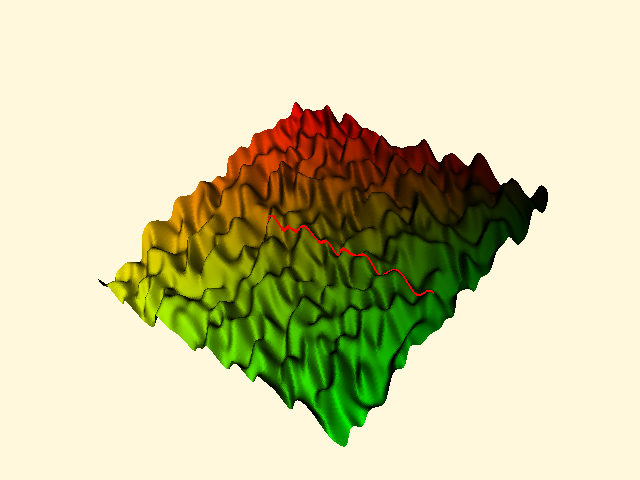

The Python source for this figure:
#!/usr/bin/env python

# Create a random topography mesh, smooth it with loop subdivision,
# trace a spline line on the surface using vtkCellLocator intersections.

# Factory overrides: importing these modules registers the OpenGL rendering
# and interaction style implementations for vtkRenderingCore factory classes.
import vtkmodules.vtkInteractionStyle  # noqa: F401
import vtkmodules.vtkRenderingOpenGL2  # noqa: F401
# VTK pipeline classes used in this example
import numpy as np
from vtkmodules.vtkCommonComputationalGeometry import vtkParametricSpline
from vtkmodules.vtkCommonCore import (
    mutable,
    vtkPoints,
    vtkUnsignedCharArray,
)
from vtkmodules.vtkCommonDataModel import (
    vtkCellArray,
    vtkCellLocator,
    vtkPolyData,
    vtkTriangle,
)
from vtkmodules.vtkFiltersCore import vtkCleanPolyData
from vtkmodules.vtkFiltersModeling import vtkLoopSubdivisionFilter
from vtkmodules.vtkFiltersSources import vtkParametricFunctionSource
from vtkmodules.vtkRenderingCore import (
    vtkActor,
    vtkPolyDataMapper,
    vtkRenderWindow,
    vtkRenderWindowInteractor,
    vtkRenderer,
)

# Colors (normalized RGB)
red_rgb = (1.0, 0.0, 0.0)
cornsilk_rgb = (1.0, 0.973, 0.863)

# Topography: generate a 32 x 32 random height field
size = 32
np.random.seed(3)
topography = np.random.randint(0, 5, (size, size))

# Mesh: build triangulated surface from the height field with per-vertex color
vertex_colors = vtkUnsignedCharArray()
vertex_colors.SetNumberOfComponents(3)
points = vtkPoints()
triangles = vtkCellArray()

count = 0
for i in range(size - 1):
    for j in range(size - 1):
        z1 = topography[i][j]
        z2 = topography[i][j + 1]
        z3 = topography[i + 1][j]

        points.InsertNextPoint(i, j, z1)
        points.InsertNextPoint(i, (j + 1), z2)
        points.InsertNextPoint((i + 1), j, z3)

        triangle = vtkTriangle()
        triangle.GetPointIds().SetId(0, count)
        triangle.GetPointIds().SetId(1, count + 1)
        triangle.GetPointIds().SetId(2, count + 2)
        triangles.InsertNextCell(triangle)

        z1 = topography[i][j + 1]
        z2 = topography[i + 1][j + 1]
        z3 = topography[i + 1][j]

        points.InsertNextPoint(i, (j + 1), z1)
        points.InsertNextPoint((i + 1), (j + 1), z2)
        points.InsertNextPoint((i + 1), j, z3)

        triangle = vtkTriangle()
        triangle.GetPointIds().SetId(0, count + 3)
        triangle.GetPointIds().SetId(1, count + 4)
        triangle.GetPointIds().SetId(2, count + 5)
        triangles.InsertNextCell(triangle)

        count += 6

        r = [int(i / float(size) * 255), int(j / float(size) * 255), 0]
        for _ in range(6):
            vertex_colors.InsertNextTypedTuple(r)

# PolyData: assemble the triangulated mesh
triangle_polydata = vtkPolyData()
triangle_polydata.SetPoints(points)
triangle_polydata.GetPointData().SetScalars(vertex_colors)
triangle_polydata.SetPolys(triangles)

# Filter: clean the polydata so that edges are shared
clean_filter = vtkCleanPolyData()
clean_filter.SetInputData(triangle_polydata)

# Filter: smooth the mesh with loop subdivision
subdivision_filter = vtkLoopSubdivisionFilter()
subdivision_filter.SetNumberOfSubdivisions(3)
subdivision_filter.SetInputConnection(clean_filter.GetOutputPort())
subdivision_filter.Update()

# Mapper: map the smoothed mesh to graphics primitives
terrain_mapper = vtkPolyDataMapper()
terrain_mapper.SetInputConnection(subdivision_filter.GetOutputPort())

# Actor: assign the terrain mesh
terrain_actor = vtkActor()
terrain_actor.SetMapper(terrain_mapper)
terrain_actor.GetProperty().SetInterpolationToFlat()

# Cell locator: find intersections between vertical lines and the surface
cell_locator = vtkCellLocator()
cell_locator.SetDataSet(subdivision_filter.GetOutput())
cell_locator.BuildLocator()

max_samples = 1000
sample_spacing = 20.0 / max_samples
intersection_tolerance = 0.001

# Intersection: cast vertical lines and collect surface intersection points
intersection_points = vtkPoints()
for i in range(max_samples):
    p1 = [2 + i * sample_spacing, 16, -1]
    p2 = [2 + i * sample_spacing, 16, 6]

    parametric_t = mutable(0)
    intersection_position = [0.0, 0.0, 0.0]
    parametric_coords = [0.0, 0.0, 0.0]
    sub_cell_id = mutable(0)
    cell_locator.IntersectWithLine(p1, p2, intersection_tolerance, parametric_t,
                                   intersection_position, parametric_coords, sub_cell_id)

    intersection_position[2] += 0.01
    intersection_points.InsertNextPoint(intersection_position)

# Spline: fit a parametric spline through the intersection points
parametric_spline = vtkParametricSpline()
parametric_spline.SetPoints(intersection_points)
spline_source = vtkParametricFunctionSource()
spline_source.SetUResolution(max_samples)
spline_source.SetParametricFunction(parametric_spline)

# Mapper: map the spline to graphics primitives
spline_mapper = vtkPolyDataMapper()
spline_mapper.SetInputConnection(spline_source.GetOutputPort())

# Actor: assign the spline line
spline_actor = vtkActor()
spline_actor.SetMapper(spline_mapper)
spline_actor.GetProperty().SetColor(red_rgb)
spline_actor.GetProperty().SetLineWidth(3)

# Renderer: assemble the scene and configure the camera
renderer = vtkRenderer()
renderer.AddActor(terrain_actor)
renderer.AddActor(spline_actor)
renderer.SetBackground(cornsilk_rgb)

# Render window: display the rendered scene
render_window = vtkRenderWindow()
render_window.AddRenderer(renderer)
render_window.SetWindowName("line on mesh")
render_window.SetMultiSamples(0)
render_window.SetSize(640, 480)

# Interactor: handle mouse and keyboard events
render_window_interactor = vtkRenderWindowInteractor()
render_window_interactor.SetRenderWindow(render_window)

# Scene: configure the camera
renderer.GetActiveCamera().SetPosition(-32.471276, 53.258788, 61.209332)
renderer.GetActiveCamera().SetFocalPoint(15.500000, 15.500000, 2.000000)
renderer.GetActiveCamera().SetViewUp(0.348057, -0.636740, 0.688055)
renderer.ResetCameraClippingRange()

# Start: launch the interactive visualization
render_window_interactor.Initialize()
render_window_interactor.Start()
